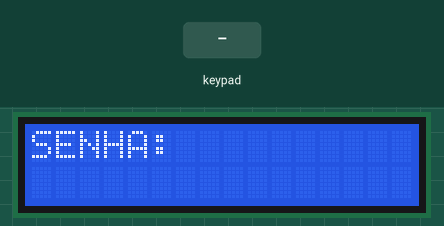
A sketch run on a simulated Arduino Uno, built with avr-gcc and run on an emulated ATmega328P. On the bench: 16×2 character LCD. Inputs (shaded band) come from the test bench.

Above: at 1.2 s.
1.3 s: keypad keys 1 2 3 4 A B # pressed 0.4 s apart
At 5.0 s:
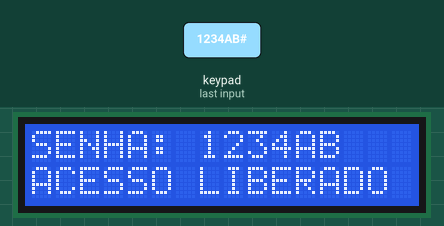
7.1 s: key 'B' pressed
At 7.5 s:
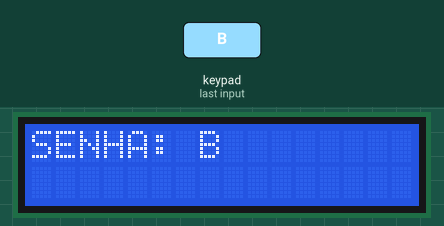
8.6 s: keypad keys 1 2 3 4 A B A pressed 0.4 s apart
At 11.6 s:
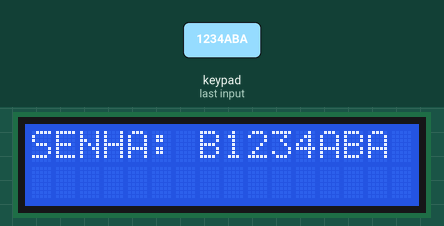
12.9 s: key 'A' pressed
At 14.1 s:
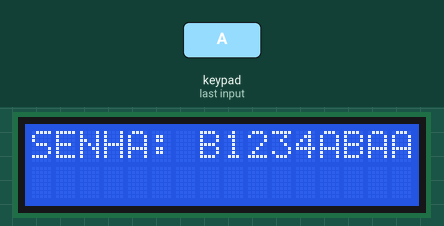
14.4 s: key '#' pressed
At 15.5 s:
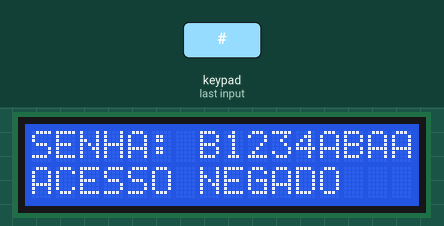
17.4 s: keypad keys 1 2 3 4 A B D pressed 0.4 s apart
At 20.6 s:
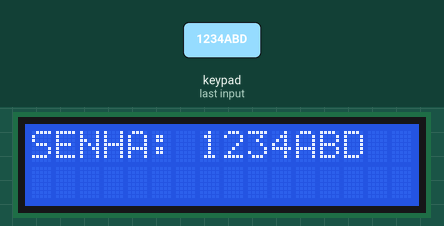
Timing chart, 0 to 22.1 s (numbered marks = the images above; inputs shaded):
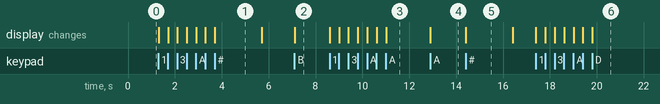

Measured:
- after the input at 1.3 s, the display: first changes at once (image 1 shows a later state)
- after the input at 7.1 s, the display: changes at once (image 2)
- after the input at 8.6 s, the display: first changes at once (image 3 shows a later state)
- after the input at 12.9 s, the display: changes at once (image 4)
- after the input at 14.4 s, the display: changes at once (image 5)
- after the input at 17.4 s, the display: first changes at once (image 6 shows a later state)
- what the display in image 1 shows lasts 2.0 s, from 3.7 s to 5.7 s

The sketch:

18.Senha_Com_Teclado_Matricial_e_Display_LCD_semI2C.ino
```cpp
#include <Keypad.h>
#include <LiquidCrystal.h>

LiquidCrystal lcd(A0, A1, A2, A3, A4, A5);

String senha = "1234AB";
String buf = "";

const byte LINHAS = 4;
const byte COLUNAS = 4;
char KEYS[LINHAS][COLUNAS] = {
  { '1', '2', '3', 'A' },
  { '4', '5', '6', 'B' },
  { '7', '8', '9', 'C' },
  { '*', '0', '#', 'D' }
};
byte pino_linha[LINHAS] = { 7, 6, 5, 4 };
byte pino_coluna[COLUNAS] = { 3, 2, 1, 0 };

Keypad keypad = Keypad(makeKeymap(KEYS), pino_linha, pino_coluna, LINHAS, COLUNAS);

void setup() {
  lcd.begin(16, 2);
  lcd.setCursor(0, 0);
  lcd.print("SENHA: ");
}

void loop() {
  char key = keypad.getKey();
  if (key != NO_KEY) {
    switch (key) {
      case 'A':
      case 'B':
      case 'C':
      case 'D':
      case '0':
      case '1':
      case '2':
      case '3':
      case '4':
      case '5':
      case '6':
      case '7':
      case '8':
      case '9':

        lcd.print(key);
        buf += key;
        break;

      case '*':
        buf = "";
        lcd.clear();
        lcd.print("SENHA: ");
        break;

      case '#':
        //lcd.clear();
        if (buf == senha) {
          lcd.setCursor(0, 1);
          lcd.print("ACESSO LIBERADO");
          buf = "";
        } else {
          lcd.setCursor(0, 1);
          lcd.print("ACESSO NEGADO");
          buf = "";
        }
        delay(2000);
        lcd.clear();
        lcd.setCursor(0, 0);
        lcd.print("SENHA: ");
    }
  }
}
```
